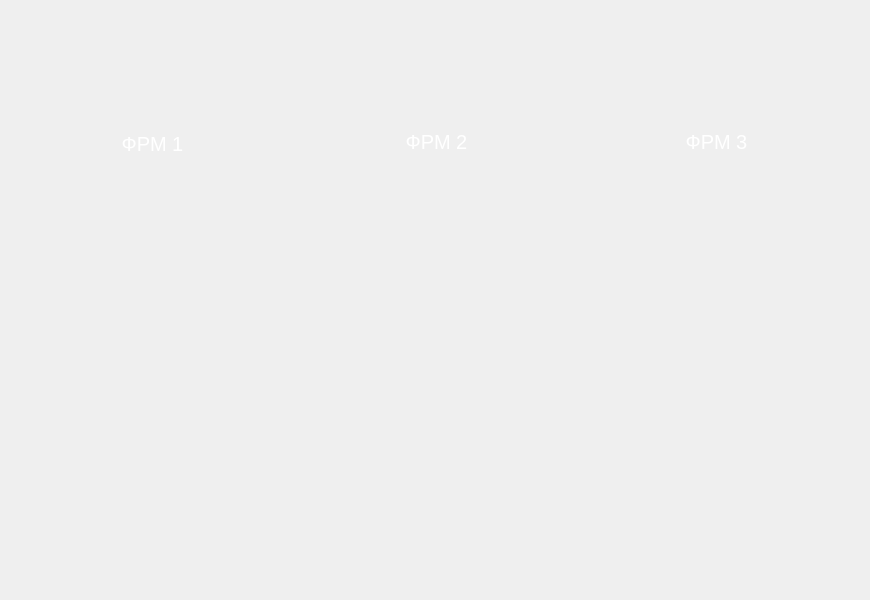
<?xml version="1.0" encoding="UTF-8"?>
<ui version="4.0">
 <class>ServiceOtherLightLeftForm</class>
 <widget class="QWidget" name="ServiceOtherLightLeftForm">
  <property name="geometry">
   <rect>
    <x>0</x>
    <y>0</y>
    <width>870</width>
    <height>600</height>
   </rect>
  </property>
  <property name="windowTitle">
   <string>Form</string>
  </property>
  <widget class="QFrame" name="frame_background">
   <property name="geometry">
    <rect>
     <x>0</x>
     <y>0</y>
     <width>870</width>
     <height>600</height>
    </rect>
   </property>
   <property name="styleSheet">
    <string notr="true">QFrame#frame_background
{
	background-image: url(:/Images/Images/service/other/light/backgrounds/service_engine_sub-background_light.png);
}</string>
   </property>
   <property name="frameShape">
    <enum>QFrame::NoFrame</enum>
   </property>
   <property name="frameShadow">
    <enum>QFrame::Plain</enum>
   </property>
   <widget class="QPushButton" name="pushButton_lightFRM1">
    <property name="geometry">
     <rect>
      <x>32</x>
      <y>116</y>
      <width>241</width>
      <height>55</height>
     </rect>
    </property>
    <property name="font">
     <font>
      <pointsize>15</pointsize>
     </font>
    </property>
    <property name="styleSheet">
     <string notr="true">QPushButton
{
	border-style:none;
	outline: none;
	background-image: url(:/Images/Images/service/buttons/service_button_off.png);
	color: white;
}

QPushButton::checked
{
	border-style:none;
	outline: none;
	background-image: url(:/Images/Images/service/buttons/service_button_on.png);
	color: black;
}</string>
    </property>
    <property name="text">
     <string>ФРМ 1</string>
    </property>
    <property name="checkable">
     <bool>true</bool>
    </property>
    <property name="checked">
     <bool>false</bool>
    </property>
   </widget>
   <widget class="QPushButton" name="pushButton_lightFRM2">
    <property name="geometry">
     <rect>
      <x>316</x>
      <y>114</y>
      <width>241</width>
      <height>55</height>
     </rect>
    </property>
    <property name="font">
     <font>
      <pointsize>15</pointsize>
     </font>
    </property>
    <property name="styleSheet">
     <string notr="true">QPushButton
{
	border-style:none;
	outline: none;
	background-image: url(:/Images/Images/service/buttons/service_button_off.png);
	color: white;
}

QPushButton::checked
{
	border-style:none;
	outline: none;
	background-image: url(:/Images/Images/service/buttons/service_button_on.png);
	color: black;
}</string>
    </property>
    <property name="text">
     <string>ФРМ 2</string>
    </property>
    <property name="checkable">
     <bool>true</bool>
    </property>
    <property name="checked">
     <bool>false</bool>
    </property>
   </widget>
   <widget class="QPushButton" name="pushButton_lightFRM3">
    <property name="geometry">
     <rect>
      <x>596</x>
      <y>114</y>
      <width>241</width>
      <height>55</height>
     </rect>
    </property>
    <property name="font">
     <font>
      <pointsize>15</pointsize>
     </font>
    </property>
    <property name="styleSheet">
     <string notr="true">QPushButton
{
	border-style:none;
	outline: none;
	background-image: url(:/Images/Images/service/buttons/service_button_off.png);
	color: white;
}

QPushButton::checked
{
	border-style:none;
	outline: none;
	background-image: url(:/Images/Images/service/buttons/service_button_on.png);
	color: black;
}</string>
    </property>
    <property name="text">
     <string>ФРМ 3</string>
    </property>
    <property name="checkable">
     <bool>true</bool>
    </property>
    <property name="checked">
     <bool>false</bool>
    </property>
   </widget>
  </widget>
 </widget>
 <resources/>
 <connections/>
</ui>
